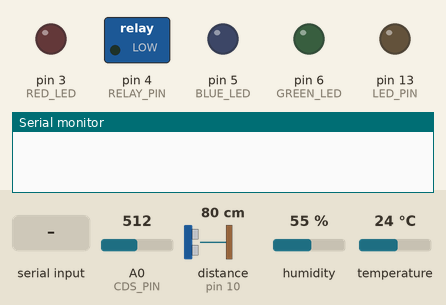
Bench run of a sketch on a simulated Arduino Uno, built with avr-gcc and run on an emulated ATmega328P. Shown: switched loads named in the sketch (green lamp = pin HIGH), output pins drawn as LEDs (lit = HIGH), the last lines printed to the serial monitor. Dashed ring = blinking. Inputs (shaded band) come from the test bench; at power-on: A0 (CDS_PIN) = 512, distance to the obstacle (sensor on pin 10) 80 cm, humidity 55 %, temperature 24 °C. The echo pulse lasts 58.3 µs per cm; pins used as bus, display or sensor lines are not drawn.

Above: at 0.1 s.
At 4.2 s:
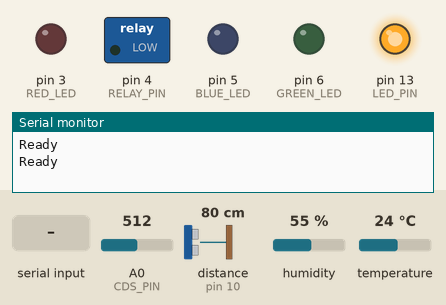
4.3 s: "PUT\n" received over Serial
At 6.05 s:
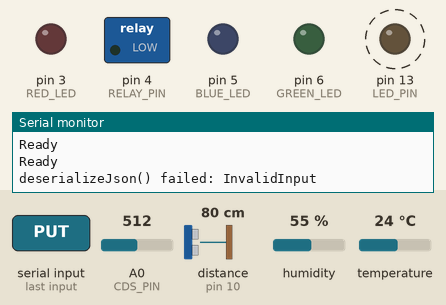
7.3 s: "GET\n" received over Serial
Timing chart, 0 to 10.3 s (numbered marks = the images above; inputs shaded):
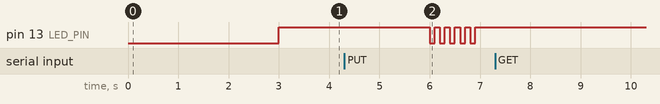

The sketch:

20200217_05_ArduinoClient.ino
```cpp
#include "DHT.h"
#include <ArduinoJson.h>

#define LED_PIN   13
#define RED_LED   3
#define GREEN_LED 6
#define BLUE_LED  5
#define RELAY_PIN 4
#define DHT_PIN   8
#define ECHO_PIN  10
#define TRIG_PIN  11
#define CDS_PIN   A0

void blinkLED(int);   // blinkled SIGNATURE
void doParseJson(char *jsonStr);
void readSensors();
float ultraSonic();   // signature, 함수명 리턴타입, 매개변수 타입
DHT dht(DHT_PIN, DHT11);  // Adafruit sensor library
StaticJsonDocument<80> doc;
StaticJsonDocument<80> pDoc;

void setup() {
  // put your setup code here, to run once:
  Serial.begin(115200);

  pinMode(LED_PIN, OUTPUT);
  pinMode(TRIG_PIN, OUTPUT);
  pinMode(ECHO_PIN, INPUT);
  pinMode(CDS_PIN, INPUT);
  pinMode(RED_LED, OUTPUT);
  pinMode(GREEN_LED, OUTPUT);
  pinMode(BLUE_LED, OUTPUT);
  pinMode(RELAY_PIN, OUTPUT);
  dht.begin();
  delay(3000);
}

void loop() {
  char buf[80];
  byte len;
  String cmd;
  digitalWrite(LED_PIN, HIGH);
  Serial.println("Ready");


  if (Serial.available() > 0){
    len = Serial.readBytes(buf,80);
    buf[len-1] =0;
    cmd = (String)buf;
    //Serial.println(buf);

    if (cmd.indexOf("GET") == 0){   // 센서를 읽어서 json 형태로 전송
      serializeJson(doc,Serial);
      Serial.print("\n");
    } else if(cmd.indexOf("PUT") == 0){ // JSON 메세지를 읽어서 엑츄에이터 구동
      doParseJson(buf);
    }

    //doParseJson(buf);
    readSensors();
    //serializeJson(doc,Serial);
    //Serial.println("\n");
  }
  delay(1000);
}

void blinkLED(int interval) {
  for (int i=0; i<10; i++) {
    digitalWrite(LED_PIN, digitalRead(LED_PIN)^1);
    delay(interval);
  }
}
void readSensors() {
  float humidity = dht.readHumidity();
  float temperature = dht.readTemperature();
  doc["humidity"] = humidity;
  doc["temperature"] = temperature;
  doc["cds"] = analogRead(CDS_PIN);
  doc["distance"] = ultraSonic();
}
void doParseJson(char *jsonStr){
  DeserializationError error = deserializeJson(pDoc, jsonStr);
    if (error) {
      Serial.print(F("deserializeJson() failed: "));
      Serial.println(error.c_str());
      blinkLED(100);
    }
    int red = pDoc["red"];
    int green = pDoc["green"];
    int blue = pDoc["blue"];
    int relay = pDoc["relay"];
    analogWrite(RED_LED, red);
    analogWrite(GREEN_LED, green);
    analogWrite(BLUE_LED, blue);
    digitalWrite(RELAY_PIN, relay);
}
float ultraSonic() {
  digitalWrite(TRIG_PIN, HIGH);
  delayMicroseconds(10);
  digitalWrite(TRIG_PIN, LOW);

  unsigned long duration = pulseIn(ECHO_PIN, HIGH);
  float distance = ((float)(340 * duration) / 10000) / 2;
  //return (float)pulseIn(ECHO_PIN, HIGH) / 58;
  return distance;
}
```

Measured:
- after the input at 4.3 s, pin 13 (LED_PIN): alternates HIGH for 0.10 s and LOW for 0.10 s, 10 changes in all, then stays HIGH, starting after 1.7 s
